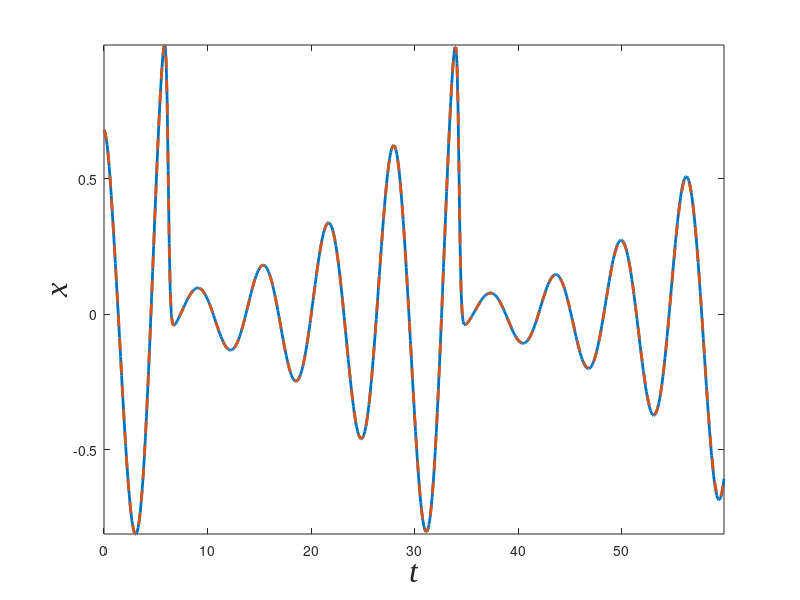
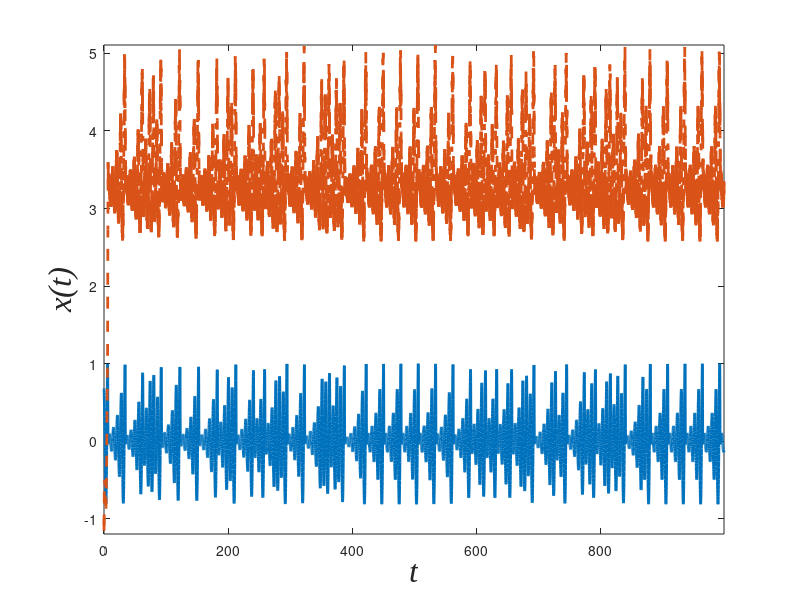
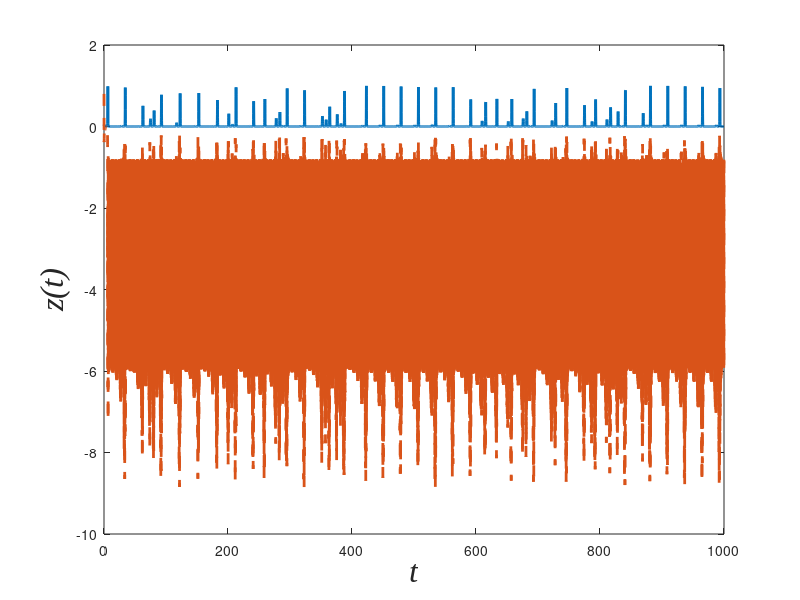
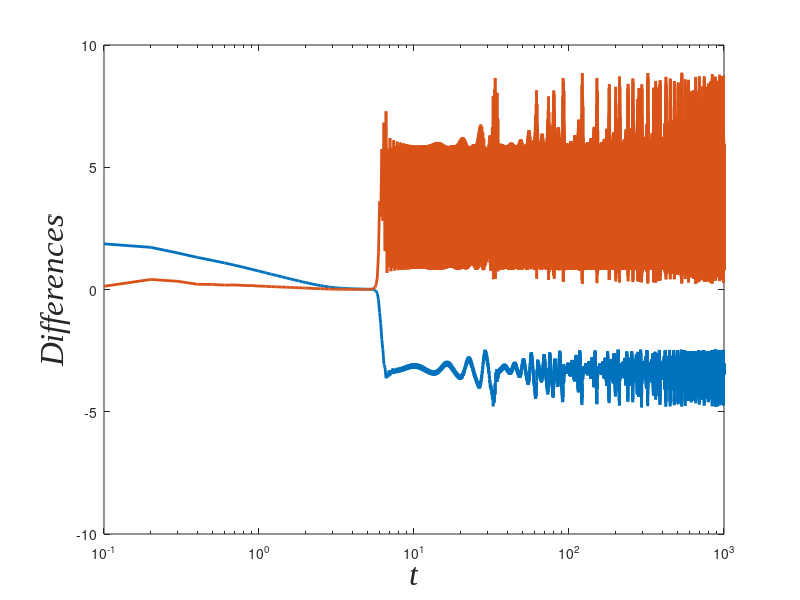

Write the MATLAB code that produced these figures, in order.
% A minimalistic Echo State Networks demo with Mackey-Glass (delay 17) data 
% in "plain" Matlab.
% by Mantas Lukosevicius 2012
% http://minds.jacobs-university.de/mantas
clear all;
clc;
load Rossler
Leakingrate=0.5;
nL=length(Leakingrate);
Ydata(:,1)=Y(1000:32000,1)./max(abs(Y(1000:32000,1)));
Ydata(:,2)=Y(1000:32000,2)./max(abs(Y(1000:32000,2)));
Ydata(:,3)=Y(1000:32000,3)./max(abs(Y(1000:32000,3)));
mse=zeros(1,nL);
for k=1:nL
indata=Ydata;
outdata=Ydata;
initLen = 100;
trainLen =2600;
testLen = 600;
density=0.25;
inSize = 3; 
outSize = 3;
resSize =500; % size of the reservoir nodes;
a =Leakingrate(k); % leaking rate
Win = 2.0*rand(resSize,1+inSize)-1.0;
W=sprand(resSize, resSize, density);  

% Win = (rand(resSize,1+inSize)-0.5) .* 1;
% W = rand(resSize,resSize)-0.5;
% Option 1 - direct scaling (quick&dirty, reservoir-specific):
% W = W .* 0.13;
% Option 2 - normalizing and setting spectral radius (correct, slower):
disp 'Computing spectral radius...';
opt.disp = 0;
rhoW = abs(eigs(W,1,'LM',opt));
disp 'done.'
W = W .* (0.95/rhoW); % the spectral radius is 1.25:
% allocated memory for the design (collected states) matrix
X = zeros(1+inSize+resSize,trainLen-initLen);
% set the corresponding target matrix directly
Yt = outdata(initLen+2:trainLen+1,:)';
% run the reservoir with the data and collect X
x = zeros(resSize,1);
for t = 1:trainLen
    u = indata(t,:)';
    x = (1-a)*x + a*tanh( Win*[1;u] + W*x );
    if t > initLen
        X(:,t-initLen) = [1;u;x];
    end
end

% train the output
reg = 1e-8;  % regularization coefficient
X_T = X';
% Wout = Yt*X_T * inv(X*X_T + reg*eye(1+inSize+resSize));
Wout = Yt*X_T / (X*X_T + reg*eye(1+inSize+resSize));
% Wout = Yt*pinv(X);

% run the trained ESN in a generative mode. no need to initialize here, 
% because x is initialized with training data and we continue from there.
Y1= zeros(outSize,testLen);
u = indata(trainLen+1,:)';
for t = 1:testLen 
    x = (1-a)*x + a*tanh( Win*[1;u] + W*x );
    y = Wout*[1;u;x];
    Y1(:,t) = y;
    % generative mode:
    u = y;
    % this would be a predictive mode:
    %u = data(trainLen+t+1);
end
% errorLen = testLen;
% mse(k) = sum((outdata(trainLen+2:trainLen+errorLen+1)'-Y1(1,1:errorLen)).^2)./errorLen;
% disp( ['MSE = ', num2str( mse )] );
end
time=[0:testLen-1]*0.1;
figure(1);
plot(time,outdata(trainLen+2:trainLen+testLen+1,1),'linewidth',2);
hold on;
plot(time,Y1(1,:)','-- ','linewidth',2);
hold off;
axis tight;
xlabel('\it{t}','FontName','Times New Roman','FontSize',24);
ylabel('\it{x}','FontName','Times New Roman','FontSize',24);


% figure(2);
% plot( outdata(trainLen+2:trainLen+testLen+1,2),'linewidth',2);
% hold on;
% plot( Y1(2,:)','-- ','linewidth',2);
% hold off;
% axis tight;
% 
% figure(3);
% plot( outdata(trainLen+2:trainLen+testLen+1,3),'linewidth',2);
% hold on;
% plot( Y1(3,:)','-- ','linewidth',2);
% hold off;
% axis tight;
%title('Target and generated signals y(n) starting at n=0');
% legend('Actual signal', 'Reservior output');
% xlabel('\it{t-T}','FontName','Times New Roman','FontSize',24);
% ylabel('\it{output}','FontName','Times New Roman','FontSize',24);
number=10000;
%Ydata=zeros(number,3);
Pdata=zeros(number,3);
u=[-1 0 0.8]';
Pdata(1,:)=u;
%Initial=outdata(trainLen+2,:);%.*[max(abs(Y(1000:11000,1))) max(abs(Y(1000:11000,2))) max(abs(Y(1000:11000,3)))];
for i=1:number-1
   u(2)=indata(trainLen+1+i,2);
   x = (1-a)*x + a*tanh( Win*[1;u] + W*x );
   y = Wout*[1;u;x];
   Pdata(i+1,:) = y;
   u=y;
end;
time1=[0:number-1]*0.1;

figure(2);
plot(time1,outdata(trainLen+2:trainLen+1+number,1),'linewidth',2);
hold on;
plot(time1,Pdata(:,1)','-- ','linewidth',2);
hold off;
axis tight;
xlabel('\it{t}','FontName','Times New Roman','FontSize',24);
ylabel('\it{x(t)}','FontName','Times New Roman','FontSize',24);

figure(3);
plot(time1,outdata(trainLen+2:trainLen+1+number,3),'linewidth',2);
hold on;
plot(time1,Pdata(:,3)','-- ','linewidth',2);

xlabel('\it{t}','FontName','Times New Roman','FontSize',24);
ylabel('\it{z(t)}','FontName','Times New Roman','FontSize',24);

figure(4);
semilogx(time1,outdata(trainLen+2:trainLen+1+number,1)-Pdata(:,1),'linewidth',2);
hold on;
semilogx(time1,outdata(trainLen+2:trainLen+1+number,3)-Pdata(:,3),'linewidth',2);

xlabel('\it{t}','FontName','Times New Roman','FontSize',24);
ylabel('\it{Differences}','FontName','Times New Roman','FontSize',24);
